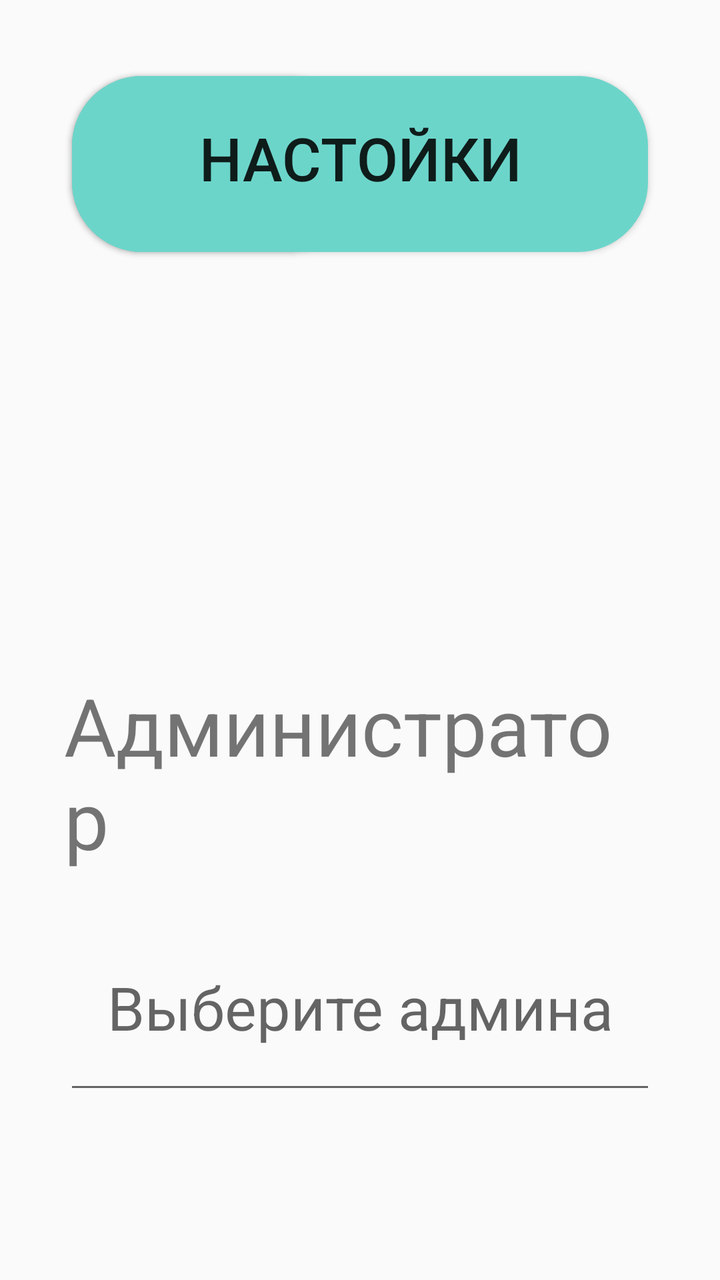
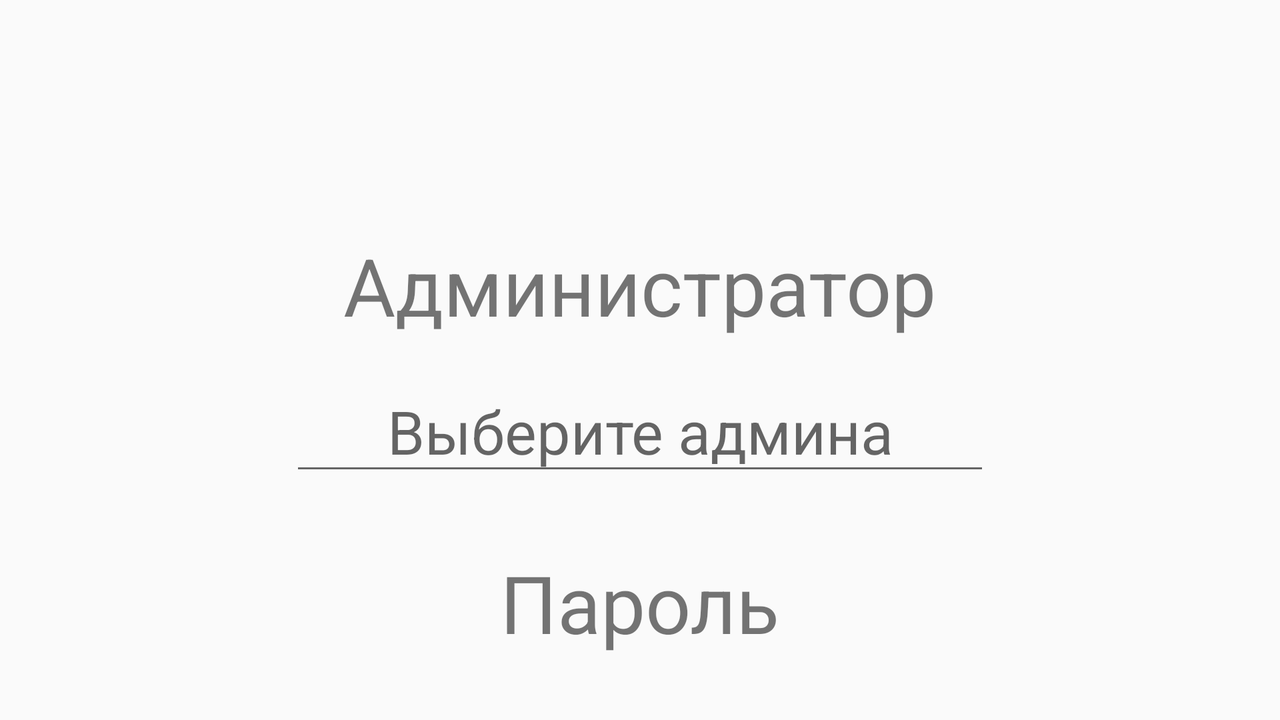

The same Android screen from two of the app's own layout files: first res/layout/ as a phone draws it, then the author's variant for another configuration, drawn on a device whose configuration selects that folder. Both files follow.
<!-- AndroidManifest.xml: application theme Theme.Billiard -->
<!-- res/layout/activity_main.xml -->
<?xml version="1.0" encoding="utf-8"?>
<RelativeLayout xmlns:android="http://schemas.android.com/apk/res/android"
    xmlns:app="http://schemas.android.com/apk/res-auto"
    xmlns:tools="http://schemas.android.com/tools"
    android:layout_width="match_parent"
    android:layout_height="match_parent"
    android:padding="32dp"
    tools:context=".MainActivity">

    <Button
        android:id="@+id/btnTestDB"
        android:layout_width="150sp"
        android:layout_height="100sp"
        android:layout_alignParentLeft="true"
        android:background="@drawable/btn_style_1"
        android:text="testDB"
        android:textSize="30sp" />

    <Button
        android:id="@+id/btnSetting"
        android:layout_width="300sp"
        android:layout_height="100sp"
        android:layout_alignParentRight="true"
        android:background="@drawable/btn_style_1"
        android:text="@string/setting"
        android:textSize="30sp" />

    <TextView
        android:id="@+id/tvAdmin"
        android:layout_width="wrap_content"
        android:layout_height="wrap_content"
        android:layout_below="@id/btnSetting"
        android:layout_centerHorizontal="true"
        android:layout_marginTop="204dp"
        android:text="@string/administrator"
        android:textSize="40sp" />

    <AutoCompleteTextView
        android:id="@+id/actvAdmin"
        android:layout_width="400sp"
        android:layout_height="100sp"
        android:layout_below="@id/tvAdmin"
        android:layout_centerHorizontal="true"
        android:layout_marginTop="16dp"
        android:clickable="true"
        android:ems="10"
        android:focusable="true"
        android:gravity="center"
        android:hint="Выберите админа"
        android:textIsSelectable="true"
        android:textSize="30sp">

    </AutoCompleteTextView>

    <TextView
        android:id="@+id/tvPass"
        android:layout_width="wrap_content"
        android:layout_height="wrap_content"
        android:layout_below="@id/actvAdmin"
        android:layout_centerHorizontal="true"
        android:layout_marginTop="64dp"
        android:text="@string/password"
        android:textSize="40sp" />

    <EditText
        android:id="@+id/etPas"
        android:layout_width="400sp"
        android:layout_height="100sp"
        android:layout_below="@id/tvPass"
        android:layout_centerHorizontal="true"
        android:layout_marginTop="16dp"
        android:ems="10"
        android:gravity="center"
        android:hint="введите пароль"
        android:inputType="numberPassword"
        android:textSize="30sp" />

    <Button
        android:id="@+id/btnEnter"
        android:layout_width="300sp"
        android:layout_height="100sp"
        android:layout_below="@id/etPas"
        android:layout_centerHorizontal="true"
        android:layout_marginTop="64dp"
        android:background="@drawable/btn_style_1"
        android:clickable="true"
        android:focusable="true"
        android:gravity="center"
        android:text="@string/login"
        android:textSize="30sp" />

</RelativeLayout>
<!-- resources referenced by this layout -->
<resources>
  <!-- drawable btn_style_1 (drawable-v24) -->
  <?xml version="1.0" encoding="utf-8"?>
  <inset xmlns:android="http://schemas.android.com/apk/res/android"
      xmlns:tools="http://schemas.android.com/tools"
      android:insetBottom="6dp"
      android:insetLeft="4dp"
      android:insetRight="4dp"
      android:insetTop="6dp">
      <ripple android:color="?attr/colorControlHighlight"
          tools:targetApi="lollipop">
          <item>
              <shape android:shape="rectangle"
                  android:tint="#6cd5ca">
                  <corners android:radius="35dp"/>
                  <solid android:color="#1a237e"/>
                  <padding android:bottom="6dp"/>
              </shape>
          </item>
      </ripple>
  </inset>
  <string name="administrator">Администратор</string>
  <string name="login">Вход</string>
  <string name="password">Пароль</string>
  <string name="setting">Настойки</string>
  <style name="Theme.Billiard" parent="Theme.AppCompat.Light.DarkActionBar">
          
          <item name="colorPrimary">@color/purple_500</item>
          <item name="colorPrimaryDark">@color/purple_700</item>
          <item name="colorAccent">@color/teal_200</item>
          
      </style>
  <color name="purple_500">#FF6200EE</color>
  <color name="purple_700">#FF3700B3</color>
  <color name="teal_200">#FF03DAC5</color>
</resources>
<!-- res/layout-land/activity_main.xml (the author's variant of the layout above) -->
<!-- drawn on the phone turned sideways -->
<?xml version="1.0" encoding="utf-8"?>
<RelativeLayout
    xmlns:android="http://schemas.android.com/apk/res/android"
    xmlns:app="http://schemas.android.com/apk/res-auto"
    xmlns:tools="http://schemas.android.com/tools"
    android:layout_width="match_parent"
    android:layout_height="match_parent"
    android:padding="32dp"
    tools:context=".MainActivity">

    <TextView
        android:id="@+id/tvAdmin"
        android:layout_width="wrap_content"
        android:layout_height="wrap_content"
        android:layout_centerHorizontal="true"
        android:layout_marginTop="84dp"
        android:text="@string/administrator"
        android:textSize="40sp" />

    <AutoCompleteTextView
        android:id="@+id/actvAdmin"
        android:layout_width="wrap_content"
        android:layout_height="wrap_content"
        android:layout_below="@id/tvAdmin"
        android:layout_centerHorizontal="true"
        android:layout_marginTop="16dp"
        android:clickable="true"
        android:ems="10"
        android:focusable="true"
        android:gravity="center"
        android:hint="Выберите админа"
        android:textIsSelectable="true"
        android:textSize="30sp">

    </AutoCompleteTextView>

    <TextView
        android:id="@+id/tvPass"
        android:layout_width="wrap_content"
        android:layout_height="wrap_content"
        android:layout_below="@id/actvAdmin"
        android:layout_centerHorizontal="true"
        android:layout_marginTop="32dp"
        android:text="@string/password"
        android:textSize="40sp" />

    <EditText
        android:id="@+id/etPas"
        android:layout_width="wrap_content"
        android:layout_height="wrap_content"
        android:layout_below="@id/tvPass"
        android:layout_centerHorizontal="true"
        android:layout_marginTop="16dp"
        android:ems="10"
        android:gravity="center"
        android:hint="введите пароль"
        android:inputType="numberPassword"
        android:textSize="30sp" />

    <Button
        android:id="@+id/btnEnter"
        android:layout_width="300dp"
        android:layout_height="100dp"
        android:layout_below="@id/etPas"
        android:layout_centerHorizontal="true"
        android:layout_marginTop="64dp"
        android:background="@drawable/btn_style_1"
        android:clickable="true"
        android:focusable="true"
        android:gravity="center"
        android:text="@string/login"
        android:textSize="30sp" />

</RelativeLayout>
<!-- resources referenced by the variant -->
<!-- as the phone turned sideways resolves them -->
<resources>
  <!-- drawable btn_style_1 (drawable-v24) -->
  <?xml version="1.0" encoding="utf-8"?>
  <inset xmlns:android="http://schemas.android.com/apk/res/android"
      xmlns:tools="http://schemas.android.com/tools"
      android:insetBottom="6dp"
      android:insetLeft="4dp"
      android:insetRight="4dp"
      android:insetTop="6dp">
      <ripple android:color="?attr/colorControlHighlight"
          tools:targetApi="lollipop">
          <item>
              <shape android:shape="rectangle"
                  android:tint="#6cd5ca">
                  <corners android:radius="35dp"/>
                  <solid android:color="#1a237e"/>
                  <padding android:bottom="6dp"/>
              </shape>
          </item>
      </ripple>
  </inset>
  <string name="administrator">Администратор</string>
  <string name="login">Вход</string>
  <string name="password">Пароль</string>
  <style name="Theme.Billiard" parent="Theme.AppCompat.Light.DarkActionBar">
          
          <item name="colorPrimary">@color/purple_500</item>
          <item name="colorPrimaryDark">@color/purple_700</item>
          <item name="colorAccent">@color/teal_200</item>
          
      </style>
  <color name="purple_500">#FF6200EE</color>
  <color name="purple_700">#FF3700B3</color>
  <color name="teal_200">#FF03DAC5</color>
</resources>
